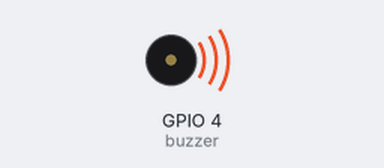
The program below on a simulated Raspberry Pi (BCM pin numbers). Shown: buzzer (waves = sounding, pin HIGH).

Above: at 0.2 s.
Timing chart, 0 to 3.0 s (numbered marks = the images above):
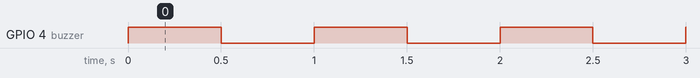

The program:

buzzer.py
```python
# Makes buzzer emit sound every half second
# Note: Buzzer might not stop beeping after exiting the program
# If this happens, break the circuit

# Import modules
from gpiozero import Buzzer
from signal import pause

# Gets buzzer
buzzer = Buzzer(4)

# Gets buzzer to beep every half second by calling the beep method on it
buzzer.beep(0.5, 0.5)

pause()
```

Measured:
- by itself, GPIO 4 (buzzer): alternates HIGH for 0.50 s and LOW for 0.50 s
